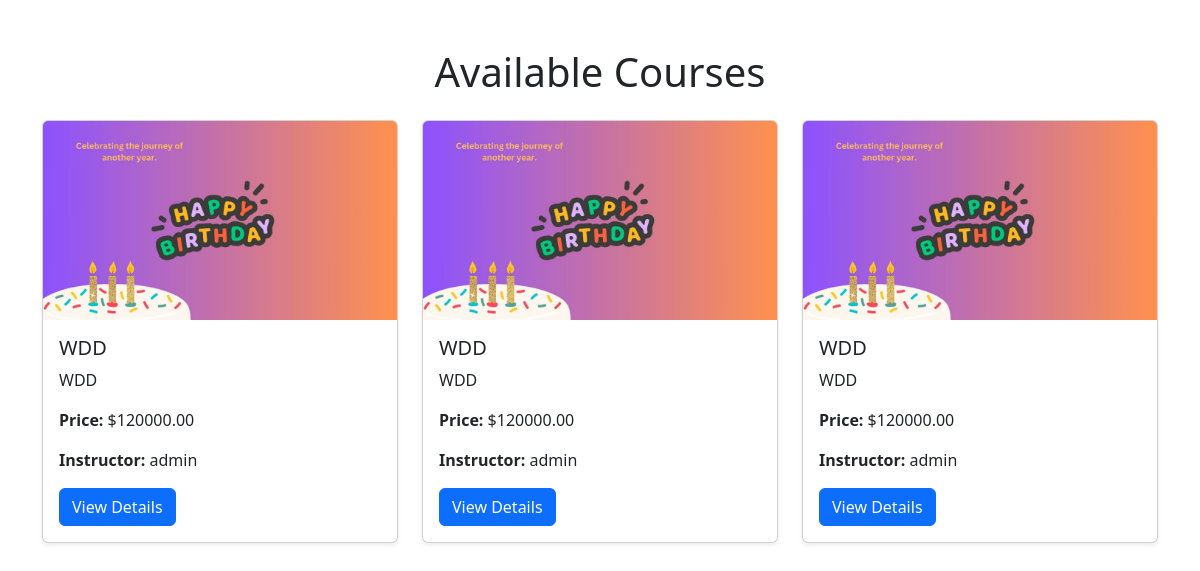
The page /course/list/ on the database its author committed.
### flyapp/models.py (models this page shows, shortened)
class Course(models.Model):
    title = models.CharField(max_length=200)
    description = models.TextField()
    image = models.ImageField(upload_to='course_images/')
    price = models.DecimalField(max_digits=10, decimal_places=2)
    instructor = models.ForeignKey('auth.User', on_delete=models.CASCADE)
    created_at = models.DateTimeField(auto_now_add=True)

### flyapp/views.py (the view)
# urls.py: path('course/list/', views.course_list, name='course_list'),
def course_list(request):
    courses = Course.objects.all()
    return render(request, 'flyapp/course_list.html', {'courses': courses})

### flyapp/templates/flyapp/course_list.html (shortened to what this page needs)
<!DOCTYPE html>
<html lang="en">
<head>
    <link href="https://cdn.jsdelivr.net/npm/bootstrap@5.3.0-alpha1/dist/css/bootstrap.min.css" rel="stylesheet">
</head>
<body>
    <div class="container mt-5">
        <h1 class="text-center mb-4">Available Courses</h1>
        <div class="row">
            {% for course in courses %}
            <div class="col-md-4">
                <div class="card mb-4 shadow-sm">
                    <img src="{{ course.image.url }}" class="card-img-top" alt="{{ course.title }}">
                    <div class="card-body">
                        <h5 class="card-title">{{ course.title }}</h5>
                        <p class="card-text">{{ course.description|truncatechars:100 }}</p>
                        <p class="card-text"><strong>Price:</strong> ${{ course.price }}</p>
                        <p class="card-text"><strong>Instructor:</strong> {{ course.instructor.username }}</p>
                        <a href="{% url 'course_detail' course.pk %}" class="btn btn-primary">View Details</a>
                    </div>
                </div>
            </div>
            {% empty %}
            <p class="text-center">No courses available at the moment.</p>
            {% endfor %}
        </div>
    </div>
</body>
</html></div>

### rows shown on the page
Course: image (picture), title "WDD", description "WDD", price "120000.00", instructor.username "admin"
Course: image (picture), title "WDD", description "WDD", price "120000.00", instructor.username "admin"
Course: image (picture), title "WDD", description "WDD", price "120000.00", instructor.username "admin"
